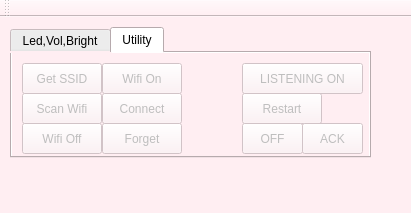
<?xml version="1.0" encoding="UTF-8"?>
<ui version="4.0">
 <class>MainWindow</class>
 <widget class="QMainWindow" name="MainWindow">
  <property name="geometry">
   <rect>
    <x>0</x>
    <y>0</y>
    <width>411</width>
    <height>213</height>
   </rect>
  </property>
  <property name="windowTitle">
   <string>SocketIOClientLocal V1.0</string>
  </property>
  <property name="styleSheet">
   <string notr="true">background-color: rgb(255, 238, 242);</string>
  </property>
  <widget class="QWidget" name="centralWidget">
   <widget class="QTabWidget" name="tw">
    <property name="geometry">
     <rect>
      <x>10</x>
      <y>10</y>
      <width>361</width>
      <height>131</height>
     </rect>
    </property>
    <property name="currentIndex">
     <number>1</number>
    </property>
    <widget class="QWidget" name="tab_7">
     <attribute name="title">
      <string>Led,Vol,Bright</string>
     </attribute>
     <widget class="QPushButton" name="btnConnect">
      <property name="enabled">
       <bool>false</bool>
      </property>
      <property name="geometry">
       <rect>
        <x>160</x>
        <y>20</y>
        <width>81</width>
        <height>32</height>
       </rect>
      </property>
      <property name="styleSheet">
       <string notr="true"/>
      </property>
      <property name="text">
       <string>Connect</string>
      </property>
     </widget>
     <widget class="QPushButton" name="btnSetTZ">
      <property name="enabled">
       <bool>false</bool>
      </property>
      <property name="geometry">
       <rect>
        <x>10</x>
        <y>20</y>
        <width>121</width>
        <height>32</height>
       </rect>
      </property>
      <property name="styleSheet">
       <string notr="true"/>
      </property>
      <property name="text">
       <string>set TZ</string>
      </property>
     </widget>
    </widget>
    <widget class="QWidget" name="tab_8">
     <attribute name="title">
      <string>Utility</string>
     </attribute>
     <widget class="QPushButton" name="btnScanWifiList">
      <property name="enabled">
       <bool>false</bool>
      </property>
      <property name="geometry">
       <rect>
        <x>10</x>
        <y>40</y>
        <width>80</width>
        <height>31</height>
       </rect>
      </property>
      <property name="text">
       <string>Scan Wifi</string>
      </property>
     </widget>
     <widget class="QPushButton" name="btnWifiOff">
      <property name="enabled">
       <bool>false</bool>
      </property>
      <property name="geometry">
       <rect>
        <x>10</x>
        <y>70</y>
        <width>80</width>
        <height>31</height>
       </rect>
      </property>
      <property name="text">
       <string>Wifi Off</string>
      </property>
     </widget>
     <widget class="QPushButton" name="btnWifiOn">
      <property name="enabled">
       <bool>false</bool>
      </property>
      <property name="geometry">
       <rect>
        <x>90</x>
        <y>10</y>
        <width>80</width>
        <height>31</height>
       </rect>
      </property>
      <property name="text">
       <string>Wifi On</string>
      </property>
     </widget>
     <widget class="QPushButton" name="btnWifiCon">
      <property name="enabled">
       <bool>false</bool>
      </property>
      <property name="geometry">
       <rect>
        <x>90</x>
        <y>40</y>
        <width>80</width>
        <height>31</height>
       </rect>
      </property>
      <property name="text">
       <string>Connect</string>
      </property>
     </widget>
     <widget class="QPushButton" name="btnGetSSID">
      <property name="enabled">
       <bool>false</bool>
      </property>
      <property name="geometry">
       <rect>
        <x>10</x>
        <y>10</y>
        <width>80</width>
        <height>31</height>
       </rect>
      </property>
      <property name="text">
       <string>Get SSID</string>
      </property>
     </widget>
     <widget class="QPushButton" name="btnForget">
      <property name="enabled">
       <bool>false</bool>
      </property>
      <property name="geometry">
       <rect>
        <x>90</x>
        <y>70</y>
        <width>80</width>
        <height>31</height>
       </rect>
      </property>
      <property name="text">
       <string>Forget</string>
      </property>
     </widget>
     <widget class="QPushButton" name="btnRestart">
      <property name="enabled">
       <bool>false</bool>
      </property>
      <property name="geometry">
       <rect>
        <x>230</x>
        <y>40</y>
        <width>80</width>
        <height>31</height>
       </rect>
      </property>
      <property name="text">
       <string>Restart</string>
      </property>
     </widget>
     <widget class="QPushButton" name="btnShutdown">
      <property name="enabled">
       <bool>false</bool>
      </property>
      <property name="geometry">
       <rect>
        <x>230</x>
        <y>70</y>
        <width>61</width>
        <height>31</height>
       </rect>
      </property>
      <property name="text">
       <string>OFF</string>
      </property>
     </widget>
     <widget class="QPushButton" name="btnEmitEvenwAck">
      <property name="enabled">
       <bool>false</bool>
      </property>
      <property name="geometry">
       <rect>
        <x>290</x>
        <y>70</y>
        <width>61</width>
        <height>31</height>
       </rect>
      </property>
      <property name="text">
       <string>ACK</string>
      </property>
     </widget>
     <widget class="QPushButton" name="btnEmitListeningOn">
      <property name="enabled">
       <bool>false</bool>
      </property>
      <property name="geometry">
       <rect>
        <x>230</x>
        <y>10</y>
        <width>121</width>
        <height>31</height>
       </rect>
      </property>
      <property name="text">
       <string>LISTENING ON</string>
      </property>
     </widget>
    </widget>
   </widget>
  </widget>
  <widget class="QMenuBar" name="menuBar">
   <property name="geometry">
    <rect>
     <x>0</x>
     <y>0</y>
     <width>411</width>
     <height>19</height>
    </rect>
   </property>
  </widget>
  <widget class="QToolBar" name="mainToolBar">
   <attribute name="toolBarArea">
    <enum>TopToolBarArea</enum>
   </attribute>
   <attribute name="toolBarBreak">
    <bool>false</bool>
   </attribute>
  </widget>
  <widget class="QStatusBar" name="statusBar"/>
 </widget>
 <layoutdefault spacing="6" margin="11"/>
 <resources/>
 <connections/>
</ui>
